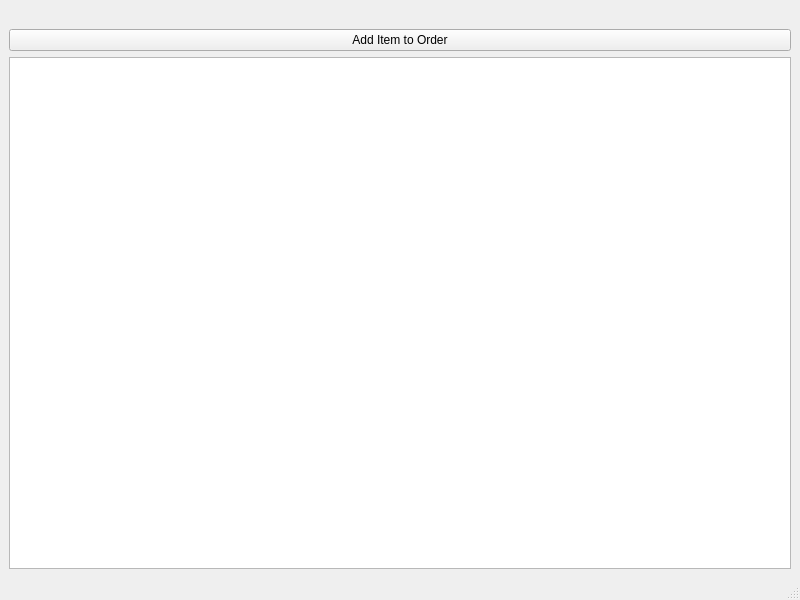
<?xml version="1.0" encoding="UTF-8"?>
<ui version="4.0">
 <class>OrderDetails</class>
 <widget class="QMainWindow" name="OrderDetails">
  <property name="geometry">
   <rect>
    <x>0</x>
    <y>0</y>
    <width>800</width>
    <height>600</height>
   </rect>
  </property>
  <property name="windowTitle">
   <string>Order Details</string>
  </property>
  <widget class="QWidget" name="centralwidget">
   <layout class="QVBoxLayout" name="verticalLayout">
    <item>
     <layout class="QHBoxLayout" name="horizontalLayout">
      <item>
       <widget class="QLabel" name="lbOrderId">
        <property name="text">
         <string/>
        </property>
       </widget>
      </item>
     </layout>
    </item>
    <item>
     <widget class="QPushButton" name="btnAddItem">
      <property name="text">
       <string>Add Item to Order</string>
      </property>
     </widget>
    </item>
    <item>
     <widget class="QTableWidget" name="tableWidget"/>
    </item>
   </layout>
  </widget>
  <widget class="QMenuBar" name="menubar">
   <property name="geometry">
    <rect>
     <x>0</x>
     <y>0</y>
     <width>800</width>
     <height>22</height>
    </rect>
   </property>
  </widget>
  <widget class="QStatusBar" name="statusbar"/>
 </widget>
 <resources/>
 <connections/>
</ui>
